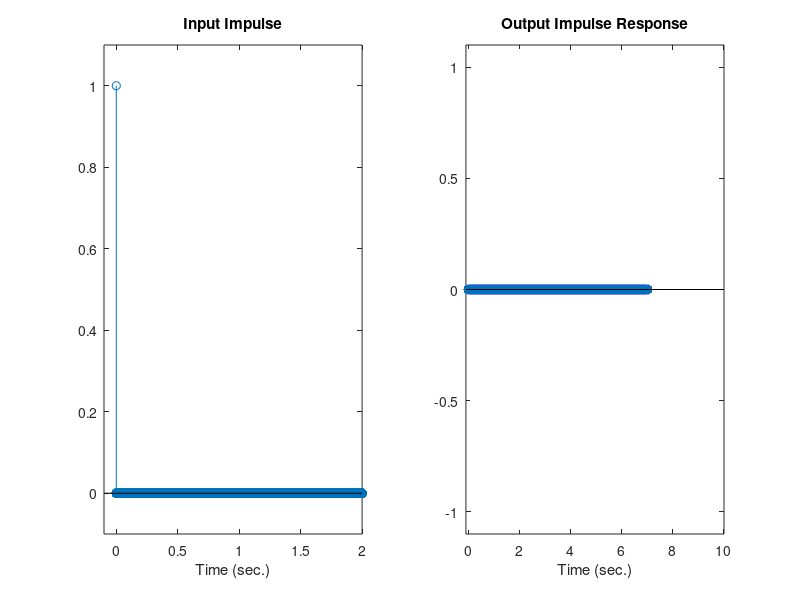

MATLAB code for this plot:
%% Multitap delay
%
% This script was adapted and referenced from Zolzer (2011) and Tarr (2019).
% Oberon Day-West (21501990).

%%

% sampling rate
Fs = 48000;

% sampling period
Ts = 1/Fs;

% total number of samples to be created for 2 seconds
N = Fs * 2;

% impulse test signal of 2 seconds
impulseSignal = [1; zeros(N-1, 1)];

% delay line 1
delayLine1 = round(5 * Fs);

% delay gain 1
dGain1 = 0.5;

% delay line 2
delayLine2 = round(0.75 * Fs);

% delay gain 2
dGain2 = 0.25;

% feedback gains
fbGain1 = -0.7;
fbGain2 = 0.5;

% Initialize output signal
out = zeros(N + max(delayLine1, delayLine2), 1);

% parse signal through
for n = max(delayLine1,delayLine2) + 1:length(impulseSignal)

    % direct signal flow
    out(n,1) = impulseSignal(n,1);

    % delayed signal flow
    if n - delayLine1 > 0
        % delay and gain, then feedback
        out(n,1) = out(n,1) + dGain1 * out(n - delayLine1) + fbGain1 * out(n-1);
    end

    if n - delayLine2 > 0
        % delay and gain, then feedback
        out(n,1) = out(n,1) + dGain2 * out(n - delayLine2) + fbGain2 * out(n-1);
    end
end

t_impulseSignal = [0:length(impulseSignal)-1]*Ts;
t_out = [0:length(out)-1]*Ts;

subplot(1,2,1);
stem(t_impulseSignal, impulseSignal); % Plot the impulse response
axis([-0.1 2 -0.1 1.1]);
xlabel('Time (sec.)');
title('Input Impulse');

subplot(1,2,2);
stem(t_out, out); % Plot the impulse response
axis([-0.1 10 -1.1 1.1]);
xlabel('Time (sec.)');
title('Output Impulse Response');
